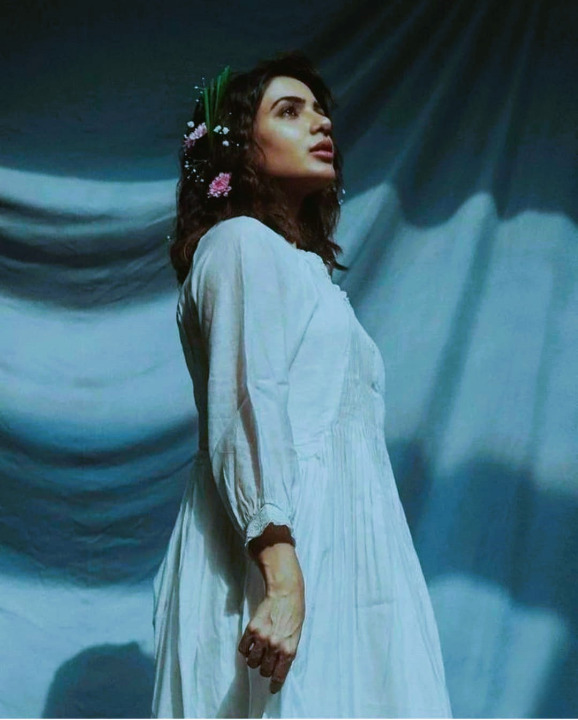
#> input picture sam.jpeg, 578 x 720 px
$ jupyter execute 'dip ex 6.ipynb'   (older library calls are emulated)
#> lines starting #> are read from the running program, lines starting #| are printed output that depends on the picture
[cell 1]
import cv2
import numpy as np
import matplotlib.pyplot as plt
image1=cv2.imread('sam.jpeg')
#> image1 is the input picture: shape (720, 578, 3); mean B, G, R 122.7, 108.2, 70.9
image2=cv2.cvtColor (image1,cv2.COLOR_BGR2RGB)
kernel = np.ones ((11,11), np.float32)/121
image3=cv2.filter2D(image2,-1, kernel)
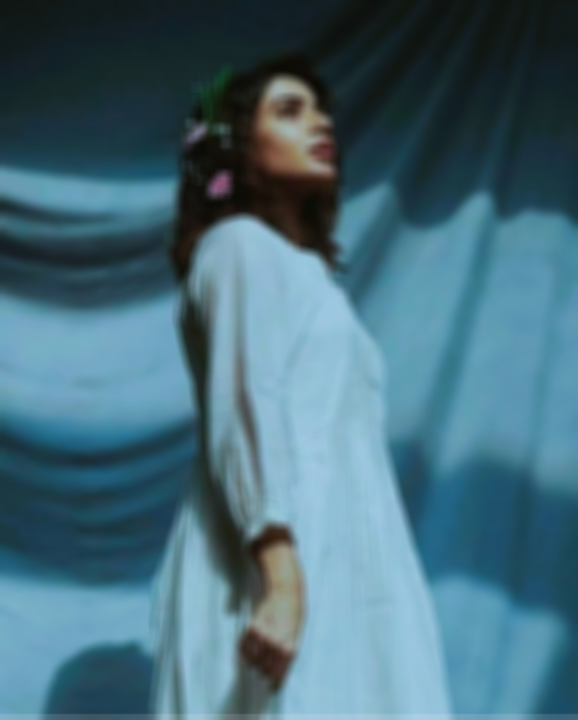
#> image3: shape (720, 578, 3); mean R, G, B 70.8, 108.2, 122.6
plt.figure(figsize = (9,9))
plt.subplot(1,2,1)
plt.imshow(image2)
plt.title('Orignal')
plt.axis('off')
plt.subplot(1,2,2)
plt.imshow(image3)
plt.title('Filtered')
plt.axis('off')
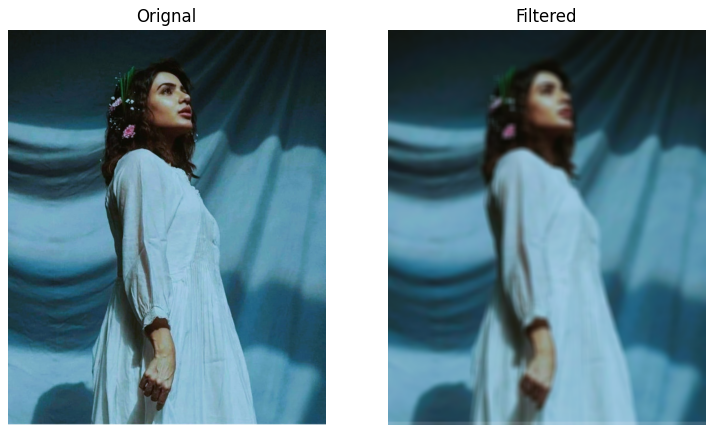
#> figure drawn by matplotlib, 2 panels

[cell 2]
import cv2
import numpy as np
import matplotlib.pyplot as plt
image1=cv2.imread('sam.jpeg')
image2=cv2.cvtColor (image1,cv2.COLOR_BGR2RGB)
kernal2 = np.array([[1,2,1],[2,4,2],[1,2,1]])/16
image3 = cv2.filter2D(image2,-1,kernal2)
plt.figure(figsize = (9,9))
plt.subplot(1,2,1)
plt.imshow(image2)
plt.title('Orignal')
plt.axis('off')
plt.subplot(1,2,2)
plt.imshow(image3)
plt.title('Filtered')
plt.axis('off')

[cell 3]
import cv2
import numpy as np
import matplotlib.pyplot as plt
image1=cv2.imread('sam.jpeg')
image2=cv2.cvtColor (image1,cv2.COLOR_BGR2RGB)
gaussian_blur=cv2.GaussianBlur(src=image2,ksize=(11,11),sigmaX=0,sigmaY=0)
kernal2 = np.array([[1,2,1],[2,4,2],[1,2,1]])/16
image3 = cv2.filter2D(image2,-1,kernal2)
plt.figure(figsize = (9,9))
plt.subplot(1,2,1)
plt.imshow(image2)
plt.title('Orignal')
plt.axis('off')
plt.subplot(1,2,2)
plt.imshow(image3)
plt.title('Filtered')
plt.axis('off')

[cell 4]
import cv2
import numpy as np
import matplotlib.pyplot as plt
image1=cv2.imread('sam.jpeg')
image2=cv2.cvtColor (image1,cv2.COLOR_BGR2RGB)
median=cv2.medianBlur(src=image2, ksize=11)
kernal2 = np.array([[1,2,1],[2,4,2],[1,2,1]])/16
image3 = cv2.filter2D(image2,-1,kernal2)
plt.figure(figsize = (9,9))
plt.subplot(1,2,1)
plt.imshow(image2)
plt.title('Orignal')
plt.axis('off')
plt.subplot(1,2,2)
plt.imshow(image3)
plt.title('Filtered')
plt.axis('off')

[cell 5]
import cv2
import numpy as np
import matplotlib.pyplot as plt
image1=cv2.imread('sam.jpeg')
image2=cv2.cvtColor (image1,cv2.COLOR_BGR2RGB)
kernel3=np.array([[0,1,0],[1,-4,1],[0,1,0]])
image3=cv2.filter2D(image2,-1, kernel3)
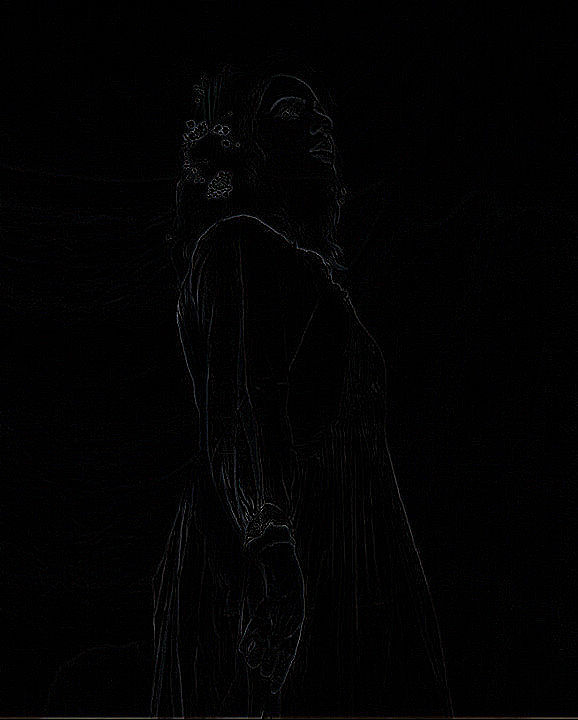
#> image3: shape (720, 578, 3); mean R, G, B 2.4, 2.3, 2.6
plt.figure(figsize = (9,9))
plt.subplot(1,2,1)
plt.imshow(image2)
plt.title('Orignal')
plt.axis('off')
plt.subplot(1,2,2)
plt.imshow(image3)
plt.title('Filtered')
plt.axis('off')
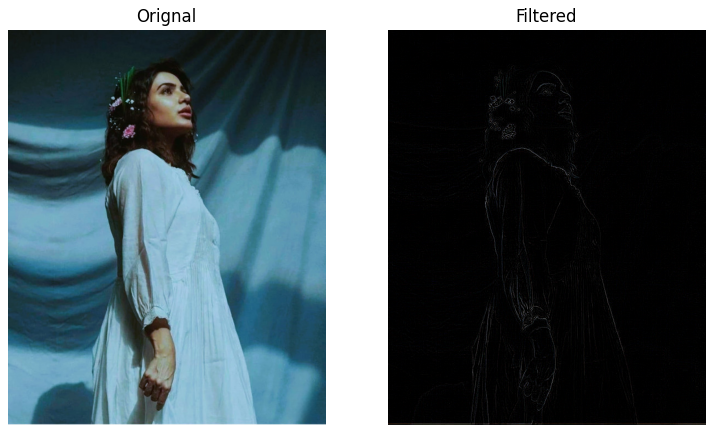
#> figure drawn by matplotlib, 2 panels

[cell 6]
import cv2
import numpy as np
import matplotlib.pyplot as plt
image1=cv2.imread('sam.jpeg')
image2=cv2.cvtColor (image1,cv2.COLOR_BGR2RGB)
new_image = cv2.Laplacian(image2, cv2.CV_64F)
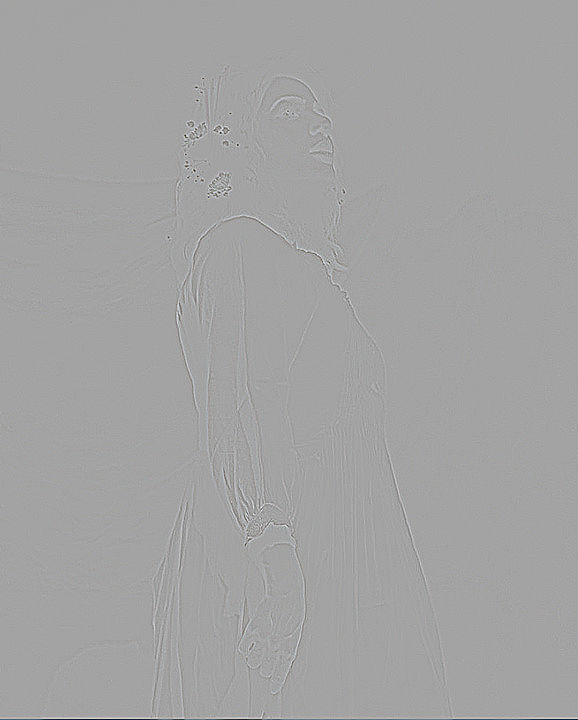
#> new_image: shape (720, 578, 3) float64; mean R, G, B -0.1, -0.1, -0.1; drawn with min black and max white
plt.figure(figsize = (9,9))
plt.subplot(1,2,1)
plt.imshow(image2)
plt.title('Orignal')
plt.axis('off')
plt.subplot(1,2,2)
plt.imshow(new_image)
plt.title('Filtered')
plt.axis('off')
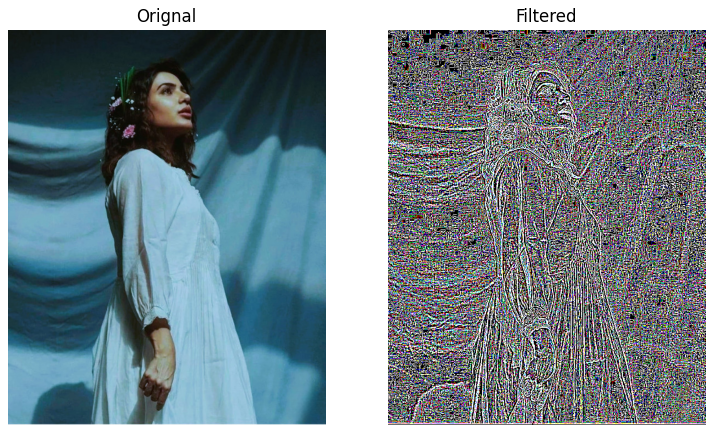
#> figure drawn by matplotlib, 2 panels
